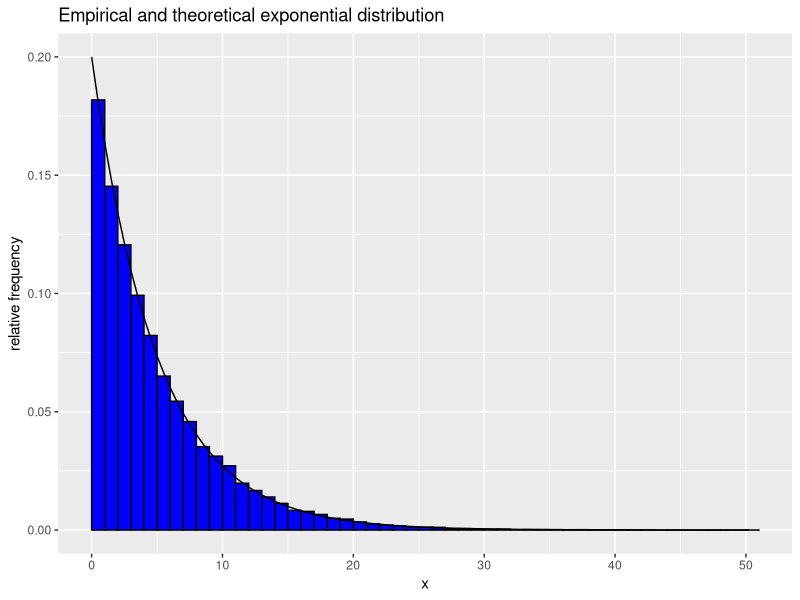
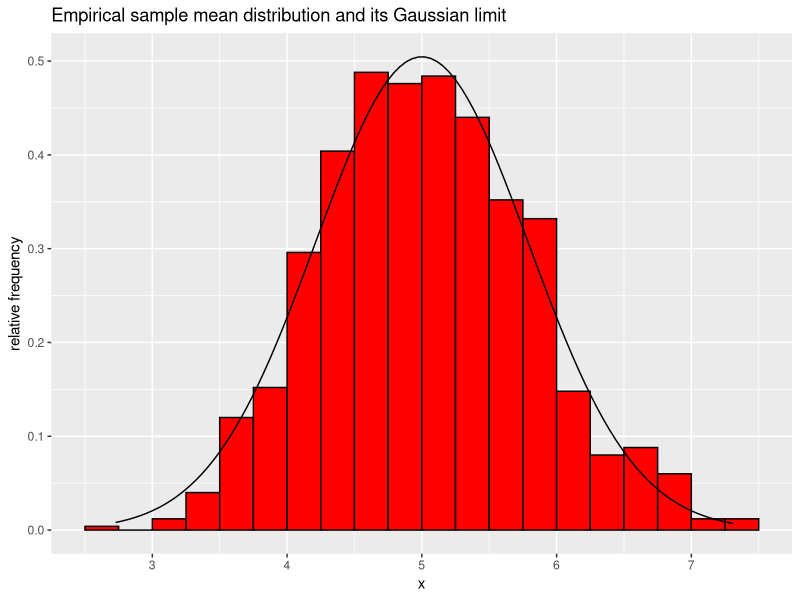

Write R code to recreate these figures, in order.
## ---- chunk 1
knitr::opts_chunk$set(echo = TRUE)
## ---- chunk 2
sampleSize = 40
numSamples = 1000
parLambda = 0.2
## ---- chunk 3
set.seed(9876)
samples <- rexp(sampleSize * numSamples, rate = parLambda)
library(ggplot2)
g <- ggplot(data = data.frame(x = samples), mapping = aes(x = x)) + 
    geom_histogram(aes(y = ..density..), 
                   binwidth = 1, boundary = 0, color = "black", fill = "blue") +
    labs(title = "Empirical and theoretical exponential distribution", y = "relative frequency") +
    stat_function(fun = dexp, args = list(rate = parLambda))
g
## ---- chunk 4
samples <- matrix(samples, nrow = numSamples, ncol = sampleSize, byrow = TRUE)
means <- apply(samples, 1, mean)
## ---- chunk 5
theoreticalMean <- 1.0 / parLambda
theoreticalMean
## ---- chunk 6
sampleMean <- mean(means)
sampleMean
## ---- chunk 7
expVar <- 1.0 / (parLambda ^ 2)
expVar
## ---- chunk 8
theoreticalVar <- expVar / sampleSize
theoreticalVar
## ---- chunk 9
sampleVar <- var(means)
sampleVar
## ---- chunk 10
theoreticalSd <- sqrt(theoreticalVar)
sampleSd <- sqrt(sampleVar)
theoreticalSd
sampleSd
## ---- chunk 11
g <- ggplot(data = data.frame(x = means), mapping = aes(x = x)) +
    geom_histogram(aes(y = ..density..), binwidth = 0.25, 
                   boundary = 0, color = "black", fill = "red") + 
    labs(title = "Empirical sample mean distribution and its Gaussian limit", 
         y = "relative frequency") + 
    stat_function(fun = dnorm, args = list(mean = theoreticalMean, sd =
                                               theoreticalSd))
g
